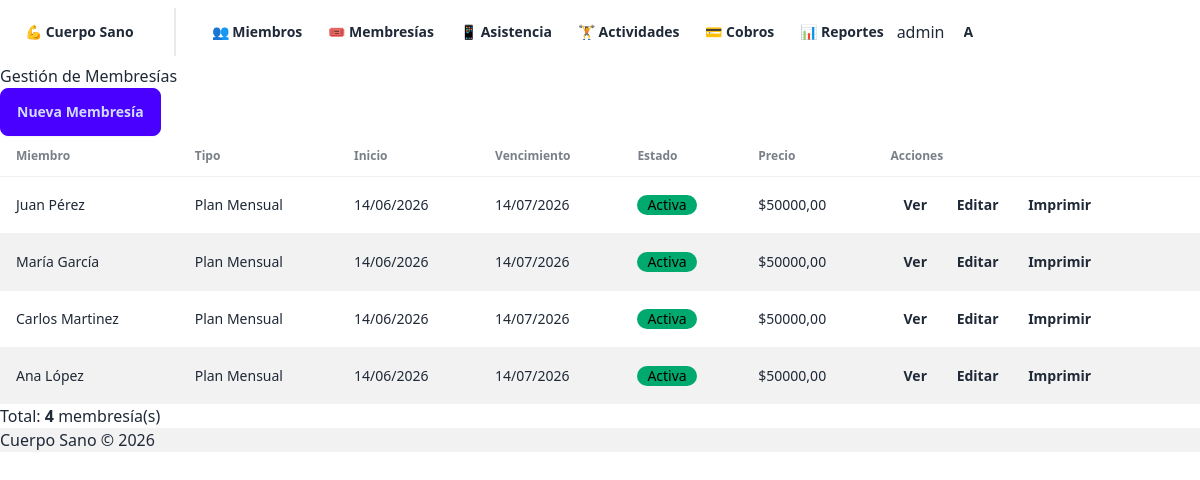
/membresias/ (signed in), run on the app's committed database.
### membresias/models.py (models this page shows, shortened)
class Membresia(models.Model):
    ESTADO_CHOICES = [
        ('ACTIVA', 'Activa'),
        ('VENCIDA', 'Vencida'),
        ('CANCELADA', 'Cancelada')
    ]
    miembro = models.ForeignKey(Miembro, on_delete=models.CASCADE, related_name='membresias')
    tipo = models.ForeignKey(TipoMembresia, on_delete=models.PROTECT)
    fecha_inicio = models.DateField()
    fecha_fin = models.DateField()
    estado = models.CharField(max_length=20, choices=ESTADO_CHOICES, default='ACTIVA')
    class Meta:
        verbose_name_plural = 'Membresías'

class TipoMembresia(models.Model):
    nombre = models.CharField(max_length=100)
    descripcion = models.TextField(blank=True)
    precio = models.DecimalField(
        max_digits=10,
        decimal_places=2,
        validators=[MinValueValidator(Decimal('0.01'))]
    )
    duracion_dias = models.PositiveIntegerField()
    class Meta:
        verbose_name_plural = 'Tipos de membresía'

### miembros/models.py (models this page shows, shortened)
class Miembro(models.Model):
    TIPO_CHOICES = [
        ('REGULAR', 'Regular'),
        ('ESTUDIANTE', 'Estudiante'),
        ('MAYOR', 'Persona Mayor'),
    ]
    nombre = models.CharField(max_length=100)
    apellido = models.CharField(max_length=100)
    dni = models.CharField(max_length=15, unique=True)
    email = models.EmailField(blank=True)
    telefono = models.CharField(max_length=20, blank=True)
    foto = CloudinaryField('foto', folder='miembros', blank=True, null=True)
    tipo_miembro = models.CharField(max_length=20, choices=TIPO_CHOICES, default='REGULAR')
    activo = models.BooleanField(default=True)
    fecha_alta = models.DateField(auto_now_add=True)
    def __str__(self):
        return f"{self.nombre} {self.apellido}"

### membresias/views.py (the view)
# urls.py: path('', views.lista_membresias, name='lista'),
@login_required
def lista_membresias(request):
    membresias = Membresia.objects.select_related('miembro', 'tipo').order_by('-fecha_inicio')
    context = {
        'membresias': membresias,
        'total': membresias.count(),
    }
    return render(request, 'membresias/lista.html', context)

### miembros/templatetags/custom_tags.py (called while the page is built)
@register.filter
def has_group(user, group_name):
    return user.groups.filter(name=group_name).exists()

### membresias/templates/membresias/lista.html (shortened to what this page needs)
{% extends "base.html" %}
{% block content %}
<div class="container mx-auto p-4">
    <div class="flex justify-between items-center mb-6">
        <h1 class="text-3xl font-bold">Gestión de Membresías</h1>
        <a href="{% url 'membresias:crear' %}" class="btn btn-primary">Nueva Membresía</a>
    </div>
    <div class="overflow-x-auto">
        {% if membresias %}
            <table class="table table-zebra w-full">
                <thead>
                    <tr>
                        <th>Miembro</th>
                        <th>Tipo</th>
                        <th>Inicio</th>
                        <th>Vencimiento</th>
                        <th>Estado</th>
                        <th>Precio</th>
                        <th>Acciones</th>
                    </tr>
                </thead>
                <tbody>
                    {% for membresia in membresias %}
                        <tr>
                            <td class="font-semibold">{{ membresia.miembro }}</td>
                            <td>{{ membresia.tipo.nombre }}</td>
                            <td>{{ membresia.fecha_inicio|date:"d/m/Y" }}</td>
                            <td>{{ membresia.fecha_fin|date:"d/m/Y" }}</td>
                            <td>
                                {% if membresia.estado == "ACTIVA" %}
                                    <span class="badge badge-success">Activa</span>
                                {% elif membresia.estado == "VENCIDA" %}
                                    <span class="badge badge-warning">Vencida</span>
                                {% else %}
                                    <span class="badge badge-error">Cancelada</span>
                                {% endif %}
                            </td>
                            <td>${{ membresia.tipo.precio }}</td>
                            <td class="space-x-2">
                                <a href="{% url 'membresias:detalle' membresia.pk %}" class="btn btn-sm btn-ghost">Ver</a>
                                {% if membresia.estado == "ACTIVA" %}
                                    <a href="{% url 'membresias:editar' membresia.pk %}" class="btn btn-sm btn-ghost">Editar</a>
                                {% endif %}
                                <a href="{% url 'membresias:print' membresia.pk %}" class="btn btn-sm btn-ghost">Imprimir</a>
                            </td>
                        </tr>
                    {% endfor %}
                </tbody>
            </table>
        {% else %}
            <div class="alert alert-info">
                <p>No hay membresías registradas. <a href="{% url 'membresias:crear' %}" class="link">Crear una nueva</a></p>
            </div>
        {% endif %}
    </div>
    <div class="mt-6 text-sm text-gray-600">
        Total: <strong>{{ total }}</strong> membresía(s)
    </div>
</div>
{% endblock %}

### templates/base.html (shortened to what this page needs)
{% load custom_tags %}<!DOCTYPE html>
<html lang="es">
<head>
    <link href="https://cdn.jsdelivr.net/npm/daisyui@4/dist/full.min.css" rel="stylesheet">
</head>
<body>
    <div class="min-h-screen flex flex-col">
        {% if user.is_authenticated %}
        <nav class="navbar bg-gradient-to-r from-indigo-600 to-blue-600 shadow-lg text-white">
            <div class="flex-1">
                <a href="/" class="btn btn-ghost text-xl font-bold text-white hover:bg-white/10">
                    💪 Cuerpo Sano
                </a>
                {% if user.groups.all|length > 0 %}
                    <div class="divider divider-horizontal mx-2 bg-white/20 h-6"></div>
                    {% if user|has_group:"Admin" %}
                        <a href="{% url 'miembros:lista' %}" class="btn btn-ghost btn-sm text-white hover:bg-white/20">👥 Miembros</a>
                        <a href="{% url 'membresias:lista_tipos' %}" class="btn btn-ghost btn-sm text-white hover:bg-white/20">🎟️ Membresías</a>
                        <a href="{% url 'asistencia:biometrico' %}" class="btn btn-ghost btn-sm text-white hover:bg-white/20">📱 Asistencia</a>
                        <a href="{% url 'actividades:lista' %}" class="btn btn-ghost btn-sm text-white hover:bg-white/20">🏋️ Actividades</a>
                        <a href="{% url 'cobros:lista' %}" class="btn btn-ghost btn-sm text-white hover:bg-white/20">💳 Cobros</a>
                        <a href="{% url 'reportes:asistencias' %}" class="btn btn-ghost btn-sm text-white hover:bg-white/20">📊 Reportes</a>
                    {% elif user|has_group:"Entrenador" %}
                        <a href="{% url 'entrenadores:asistencia' %}" class="btn btn-ghost btn-sm text-white hover:bg-white/20">📋 Mi Asistencia</a>
                        <a href="{% url 'actividades:lista' %}" class="btn btn-ghost btn-sm text-white hover:bg-white/20">🏋️ Actividades</a>
                    {% endif %}
                {% endif %}
            </div>
            <div class="flex-none gap-4">
                <span class="text-sm font-medium">{{ user.get_full_name|default:user.username }}</span>
                <div class="dropdown dropdown-end">
                    <button class="btn btn-circle btn-ghost avatar placeholder border border-white/30">
                        <div class="bg-white text-indigo-600 w-10 rounded-full flex items-center justify-center font-bold">
                            {{ user.username|first|upper }}
                        </div>
                    </button>
                </div>
            </div>
        </nav>
        {% endif %}
        <main class="flex-1 container mx-auto px-4 py-8">
            {% block content %}{% endblock %}
        </main>
        <footer class="bg-base-200 text-center py-4 text-sm">
            Cuerpo Sano &copy; 2026
        </footer>
    </div>
</body>
</html>

### data on the page
Membresia: miembro "Juan Pérez", tipo.nombre "Plan Mensual", fecha_inicio "14/06/2026", fecha_fin "14/07/2026", estado "Activa", tipo.precio "50000,00"
Membresia: miembro "María García", tipo.nombre "Plan Mensual", fecha_inicio "14/06/2026", fecha_fin "14/07/2026", estado "Activa", tipo.precio "50000,00"
Membresia: miembro "Carlos Martinez", tipo.nombre "Plan Mensual", fecha_inicio "14/06/2026", fecha_fin "14/07/2026", estado "Activa", tipo.precio "50000,00"
Membresia: miembro "Ana López", tipo.nombre "Plan Mensual", fecha_inicio "14/06/2026", fecha_fin "14/07/2026", estado "Activa", tipo.precio "50000,00"

### other printed values
{{ user.get_full_name|default:user.username }} "admin"
{{ total }} "4"
